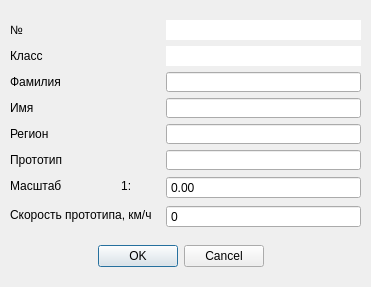
<?xml version="1.0" encoding="UTF-8"?>
<ui version="4.0">
 <class>Info</class>
 <widget class="QDialog" name="Info">
  <property name="windowModality">
   <enum>Qt::ApplicationModal</enum>
  </property>
  <property name="geometry">
   <rect>
    <x>0</x>
    <y>0</y>
    <width>371</width>
    <height>287</height>
   </rect>
  </property>
  <property name="minimumSize">
   <size>
    <width>371</width>
    <height>287</height>
   </size>
  </property>
  <property name="maximumSize">
   <size>
    <width>371</width>
    <height>287</height>
   </size>
  </property>
  <property name="windowTitle">
   <string>Информация</string>
  </property>
  <property name="windowIcon">
   <iconset resource="Resourses.qrc">
    <normaloff>:/images/Ico/logo_301.png</normaloff>:/images/Ico/logo_301.png</iconset>
  </property>
  <property name="modal">
   <bool>true</bool>
  </property>
  <widget class="QDialogButtonBox" name="buttonBox">
   <property name="geometry">
    <rect>
     <x>80</x>
     <y>240</y>
     <width>201</width>
     <height>32</height>
    </rect>
   </property>
   <property name="orientation">
    <enum>Qt::Horizontal</enum>
   </property>
   <property name="standardButtons">
    <set>QDialogButtonBox::Cancel|QDialogButtonBox::Ok</set>
   </property>
   <property name="centerButtons">
    <bool>true</bool>
   </property>
  </widget>
  <widget class="QWidget" name="formLayoutWidget">
   <property name="geometry">
    <rect>
     <x>10</x>
     <y>20</y>
     <width>351</width>
     <height>219</height>
    </rect>
   </property>
   <layout class="QFormLayout" name="formLayout">
    <item row="0" column="0">
     <widget class="QLabel" name="label_3">
      <property name="minimumSize">
       <size>
        <width>0</width>
        <height>20</height>
       </size>
      </property>
      <property name="maximumSize">
       <size>
        <width>16777215</width>
        <height>20</height>
       </size>
      </property>
      <property name="text">
       <string>№</string>
      </property>
     </widget>
    </item>
    <item row="5" column="0">
     <widget class="QLabel" name="label_4">
      <property name="minimumSize">
       <size>
        <width>0</width>
        <height>20</height>
       </size>
      </property>
      <property name="maximumSize">
       <size>
        <width>16777215</width>
        <height>20</height>
       </size>
      </property>
      <property name="text">
       <string>Прототип</string>
      </property>
     </widget>
    </item>
    <item row="5" column="1">
     <widget class="QLineEdit" name="lineEdit_prototype">
      <property name="minimumSize">
       <size>
        <width>0</width>
        <height>20</height>
       </size>
      </property>
      <property name="maximumSize">
       <size>
        <width>16777215</width>
        <height>20</height>
       </size>
      </property>
     </widget>
    </item>
    <item row="6" column="0">
     <widget class="QLabel" name="label_5">
      <property name="minimumSize">
       <size>
        <width>150</width>
        <height>20</height>
       </size>
      </property>
      <property name="maximumSize">
       <size>
        <width>150</width>
        <height>20</height>
       </size>
      </property>
      <property name="text">
       <string>Масштаб                  1:</string>
      </property>
     </widget>
    </item>
    <item row="7" column="0">
     <widget class="QLabel" name="label_6">
      <property name="minimumSize">
       <size>
        <width>0</width>
        <height>20</height>
       </size>
      </property>
      <property name="maximumSize">
       <size>
        <width>16777215</width>
        <height>20</height>
       </size>
      </property>
      <property name="text">
       <string>Скорость прототипа, км/ч</string>
      </property>
     </widget>
    </item>
    <item row="0" column="1">
     <widget class="QLabel" name="label_number">
      <property name="styleSheet">
       <string notr="true">background-color: rgb(255, 255, 255);</string>
      </property>
      <property name="text">
       <string/>
      </property>
     </widget>
    </item>
    <item row="1" column="0">
     <widget class="QLabel" name="label_8">
      <property name="minimumSize">
       <size>
        <width>0</width>
        <height>20</height>
       </size>
      </property>
      <property name="maximumSize">
       <size>
        <width>16777215</width>
        <height>20</height>
       </size>
      </property>
      <property name="text">
       <string>Класс</string>
      </property>
     </widget>
    </item>
    <item row="1" column="1">
     <widget class="QLabel" name="label_cls">
      <property name="styleSheet">
       <string notr="true">background-color: rgb(255, 255, 255);</string>
      </property>
      <property name="text">
       <string/>
      </property>
     </widget>
    </item>
    <item row="6" column="1">
     <widget class="QDoubleSpinBox" name="scale_box">
      <property name="locale">
       <locale language="English" country="UnitedStates"/>
      </property>
      <property name="buttonSymbols">
       <enum>QAbstractSpinBox::NoButtons</enum>
      </property>
      <property name="correctionMode">
       <enum>QAbstractSpinBox::CorrectToNearestValue</enum>
      </property>
      <property name="decimals">
       <number>2</number>
      </property>
      <property name="minimum">
       <double>0.000000000000000</double>
      </property>
      <property name="maximum">
       <double>10000.000000000000000</double>
      </property>
      <property name="value">
       <double>0.000000000000000</double>
      </property>
     </widget>
    </item>
    <item row="7" column="1">
     <widget class="QSpinBox" name="speed_box">
      <property name="locale">
       <locale language="English" country="UnitedStates"/>
      </property>
      <property name="buttonSymbols">
       <enum>QAbstractSpinBox::NoButtons</enum>
      </property>
      <property name="correctionMode">
       <enum>QAbstractSpinBox::CorrectToNearestValue</enum>
      </property>
     </widget>
    </item>
    <item row="4" column="0">
     <widget class="QLabel" name="label_7">
      <property name="minimumSize">
       <size>
        <width>0</width>
        <height>20</height>
       </size>
      </property>
      <property name="maximumSize">
       <size>
        <width>16777215</width>
        <height>20</height>
       </size>
      </property>
      <property name="text">
       <string>Регион</string>
      </property>
     </widget>
    </item>
    <item row="3" column="0">
     <widget class="QLabel" name="label_2">
      <property name="minimumSize">
       <size>
        <width>0</width>
        <height>20</height>
       </size>
      </property>
      <property name="maximumSize">
       <size>
        <width>16777215</width>
        <height>20</height>
       </size>
      </property>
      <property name="text">
       <string>Имя</string>
      </property>
     </widget>
    </item>
    <item row="2" column="0">
     <widget class="QLabel" name="label">
      <property name="minimumSize">
       <size>
        <width>0</width>
        <height>20</height>
       </size>
      </property>
      <property name="maximumSize">
       <size>
        <width>16777215</width>
        <height>20</height>
       </size>
      </property>
      <property name="text">
       <string>Фамилия</string>
      </property>
     </widget>
    </item>
    <item row="4" column="1">
     <widget class="QLineEdit" name="lineEdit_region">
      <property name="minimumSize">
       <size>
        <width>0</width>
        <height>20</height>
       </size>
      </property>
      <property name="maximumSize">
       <size>
        <width>16777215</width>
        <height>20</height>
       </size>
      </property>
     </widget>
    </item>
    <item row="3" column="1">
     <widget class="QLineEdit" name="lineEdit_name">
      <property name="minimumSize">
       <size>
        <width>0</width>
        <height>20</height>
       </size>
      </property>
      <property name="maximumSize">
       <size>
        <width>16777215</width>
        <height>20</height>
       </size>
      </property>
     </widget>
    </item>
    <item row="2" column="1">
     <widget class="QLineEdit" name="lineEdit_surname">
      <property name="minimumSize">
       <size>
        <width>0</width>
        <height>20</height>
       </size>
      </property>
      <property name="maximumSize">
       <size>
        <width>16777215</width>
        <height>20</height>
       </size>
      </property>
     </widget>
    </item>
   </layout>
  </widget>
 </widget>
 <resources>
  <include location="Resourses.qrc"/>
 </resources>
 <connections>
  <connection>
   <sender>buttonBox</sender>
   <signal>accepted()</signal>
   <receiver>Info</receiver>
   <slot>accept()</slot>
   <hints>
    <hint type="sourcelabel">
     <x>248</x>
     <y>254</y>
    </hint>
    <hint type="destinationlabel">
     <x>157</x>
     <y>274</y>
    </hint>
   </hints>
  </connection>
  <connection>
   <sender>buttonBox</sender>
   <signal>rejected()</signal>
   <receiver>Info</receiver>
   <slot>reject()</slot>
   <hints>
    <hint type="sourcelabel">
     <x>316</x>
     <y>260</y>
    </hint>
    <hint type="destinationlabel">
     <x>286</x>
     <y>274</y>
    </hint>
   </hints>
  </connection>
 </connections>
</ui>
